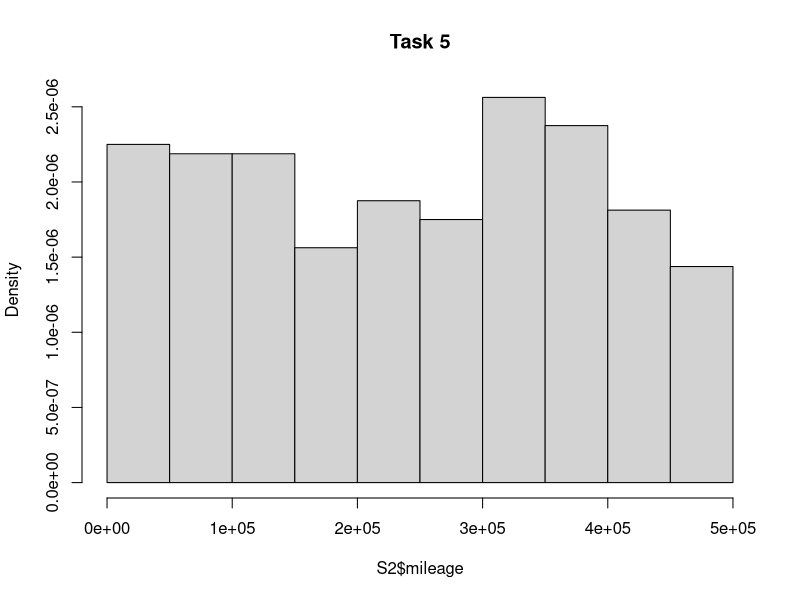
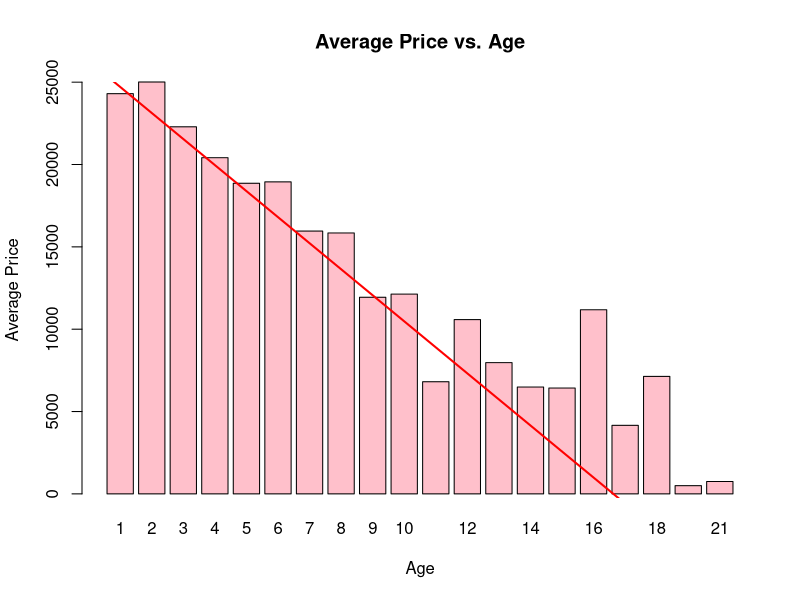

Reproduce these figures in R, in order.
setwd("C:\\Users\\Laura\\OneDrive\\Рабочий стол\\lb2 defence")
getwd()
dir()
A<-read.table("population.txt",header = T, sep="");A
str(A)

#Task1----
summary(A)
var(A$age);var(A$mileage); var(A$price)
sd(A$age);sd(A$mileage); sd(A$price)

#Task2----
set.seed(1214)

sample(nrow(A),300) 

S=A[sample(nrow(A),300,F), ];S
summary(S)
var(S$age);var(S$mileage); var(S$price)
sd(S$age);sd(S$mileage); sd(S$price)

#Task3----
population_median <- median(A$price);population_median
sample_median <- median(S$price);sample_median
diff<- population_median -sample_median; diff
#Task4----
set.seed(1214)

sample(nrow(A),350) 

S1=A[sample(nrow(A),350,F), ];S1
t<-t.test(S1$mileage, mu=250000);t
p_value <- t$p.value;p_value 

#Task5----
set.seed(1214)

sample(nrow(A),320) 

S2=A[sample(nrow(A),320,F), ];S2
hist(S2$mileage,freq=FALSE, main="Task 5")
dev.copy(pdf, file = "Hevchuk.pdf")
dev.off()

#Task6----
#set the seedset.seed(1214)
#random 340 
sample_data <- A[sample(nrow(A), 340), ]
# Regression equation: price = beta0 + beta1 * age

lm_model <- lm(price ~ age, data = sample_data)
# regression coefficients
cat("Regression Equation (Price depending on Age):\n")
cat("Intercept (beta0):", coef(lm_model)[1], "\n")
cat("Slope (beta1):", coef(lm_model)[2], "\n")
# graph of average price for each age
avg_price <- tapply(sample_data$price, sample_data$age, mean)
barplot(avg_price, names.arg = names(avg_price), col = "pink", main = "Average Price vs. Age", xlab = "Age", ylab = "Average Price")
#regression line on top of the graph
abline(lm_model, col = "red", lwd = 2)
#saving the graph
dev.copy(pdf, file = "Hevchuk2.pdf")
dev.off()

